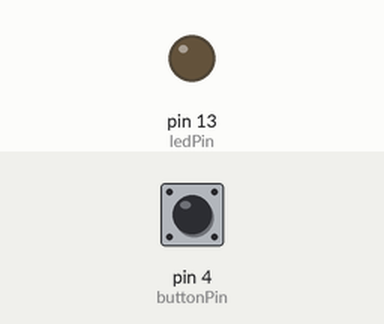
A sketch run on a simulated Arduino Uno, built with avr-gcc and run on an emulated ATmega328P. Shown: output pins drawn as LEDs (lit = HIGH). The inputs (shaded band) are chosen by the test bench; at power-on: pin 4 (buttonPin) LOW.

Above: at 1.2 s.
1.3 s: pin 4 (buttonPin) pulled HIGH for 0.15 s
At 1.37 s:
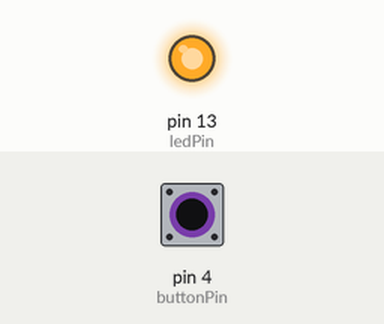
2.9 s: pin 4 (buttonPin) pulled HIGH for 3.2 s
At 6.4 s:
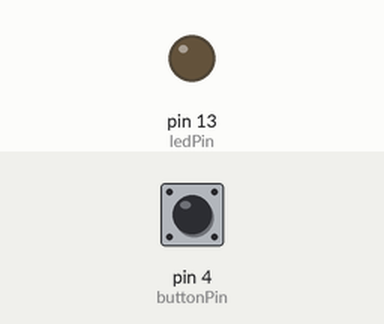
Timing chart, 0 to 7.9 s (numbered marks = the images above; inputs shaded):
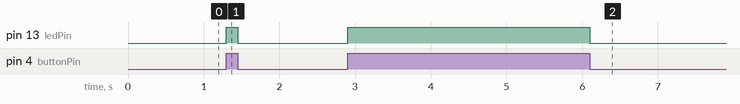

The sketch:

sketch_sep29a.ino
```cpp
int ledPin = 13;
int buttonPin = 4;

void setup() {
  pinMode(ledPin, OUTPUT);
  pinMode(buttonPin, INPUT);
}

void loop() {
  if(digitalRead(buttonPin) == HIGH) {
    digitalWrite(ledPin, HIGH);
  } else {
    digitalWrite(ledPin, LOW);
  }
}
```

Measured:
- after the input at 1.3 s, pin 13 (ledPin): LOW → HIGH at once, → LOW 0.15 s later
- after the input at 2.9 s, pin 13 (ledPin): LOW → HIGH at once, → LOW 3.2 s later
